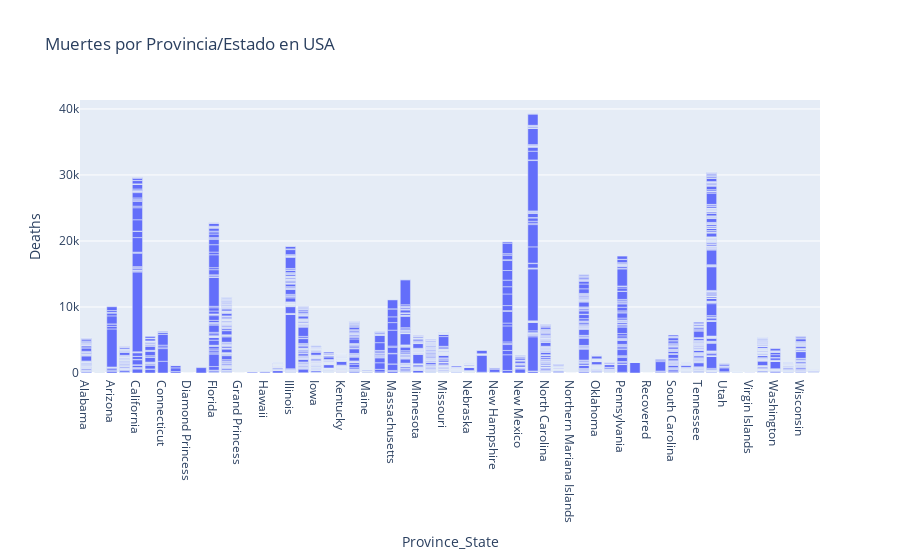

The notebook cell saved with this chart:
### Code cell
import plotly.express as px
import pandas as pd

# Filter the data for United States (USA)
usa_data = covid_data[covid_data['Country_Region'] == 'US']

# Create a bar chart for deaths by province or state in the USA
fig = px.bar(usa_data, x='Province_State', y='Deaths', title='Muertes por Provincia/Estado en USA')
fig.show()

### Figure 1 — Plotly figure (JSON) as saved in the notebook; plotly's stock layout.template omitted (floating-point values rounded to 4 significant figures; data arrays with more than 128 entries replaced by an {"elided": "..."} marker saying what was removed)
{"data": [{"alignmentgroup": "True", "hovertemplate": "Province_State=%{x}<br>Deaths=%{y}<extra></extra>", "legendgroup": "", "marker": {"color": "#636efa", "pattern": {"shape": ""}}, "name": "", "offsetgroup": "", "orientation": "v", "showlegend": false, "textposition": "auto", "type": "bar", "x": {"elided": "3276 str values"}, "xaxis": "x", "y": {"elided": "3276 int values"}, "yaxis": "y"}], "layout": {"barmode": "relative", "legend": {"tracegroupgap": 0}, "title": {"text": "Muertes por Provincia/Estado en USA"}, "xaxis": {"anchor": "y", "domain": [0, 1], "title": {"text": "Province_State"}}, "yaxis": {"anchor": "x", "domain": [0, 1], "title": {"text": "Deaths"}}}}
